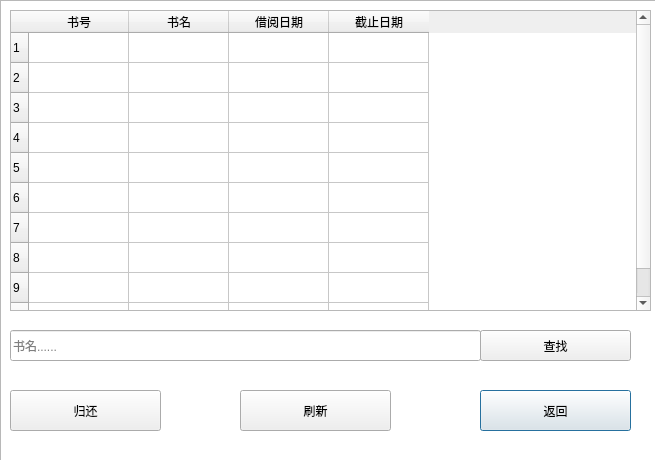
<?xml version="1.0" encoding="UTF-8"?>
<ui version="4.0">
 <class>returnbook</class>
 <widget class="QDialog" name="returnbook">
  <property name="geometry">
   <rect>
    <x>0</x>
    <y>0</y>
    <width>655</width>
    <height>460</height>
   </rect>
  </property>
  <property name="windowTitle">
   <string>Dialog</string>
  </property>
  <widget class="QPushButton" name="backButton_2">
   <property name="geometry">
    <rect>
     <x>480</x>
     <y>390</y>
     <width>151</width>
     <height>41</height>
    </rect>
   </property>
   <property name="text">
    <string>返回</string>
   </property>
  </widget>
  <widget class="QPushButton" name="searchButton">
   <property name="geometry">
    <rect>
     <x>480</x>
     <y>330</y>
     <width>151</width>
     <height>31</height>
    </rect>
   </property>
   <property name="text">
    <string>查找</string>
   </property>
  </widget>
  <widget class="QTableWidget" name="tableWidget">
   <property name="geometry">
    <rect>
     <x>10</x>
     <y>10</y>
     <width>641</width>
     <height>301</height>
    </rect>
   </property>
   <row>
    <property name="text">
     <string>1</string>
    </property>
   </row>
   <row>
    <property name="text">
     <string>2</string>
    </property>
   </row>
   <row>
    <property name="text">
     <string>3</string>
    </property>
   </row>
   <row>
    <property name="text">
     <string>4</string>
    </property>
   </row>
   <row>
    <property name="text">
     <string>5</string>
    </property>
   </row>
   <row>
    <property name="text">
     <string>6</string>
    </property>
   </row>
   <row>
    <property name="text">
     <string>7</string>
    </property>
   </row>
   <row>
    <property name="text">
     <string>8</string>
    </property>
   </row>
   <row>
    <property name="text">
     <string>9</string>
    </property>
   </row>
   <row>
    <property name="text">
     <string>10</string>
    </property>
   </row>
   <column>
    <property name="text">
     <string>书号</string>
    </property>
   </column>
   <column>
    <property name="text">
     <string>书名</string>
    </property>
   </column>
   <column>
    <property name="text">
     <string>借阅日期</string>
    </property>
   </column>
   <column>
    <property name="text">
     <string>截止日期</string>
    </property>
   </column>
  </widget>
  <widget class="QPushButton" name="returnButton">
   <property name="geometry">
    <rect>
     <x>10</x>
     <y>390</y>
     <width>151</width>
     <height>41</height>
    </rect>
   </property>
   <property name="text">
    <string>归还</string>
   </property>
  </widget>
  <widget class="QPushButton" name="refreshButton">
   <property name="geometry">
    <rect>
     <x>240</x>
     <y>390</y>
     <width>151</width>
     <height>41</height>
    </rect>
   </property>
   <property name="text">
    <string>刷新</string>
   </property>
  </widget>
  <widget class="QLineEdit" name="bookname">
   <property name="geometry">
    <rect>
     <x>10</x>
     <y>330</y>
     <width>471</width>
     <height>31</height>
    </rect>
   </property>
   <property name="placeholderText">
    <string>书名......</string>
   </property>
  </widget>
  <widget class="QGraphicsView" name="graphicsView">
   <property name="geometry">
    <rect>
     <x>0</x>
     <y>0</y>
     <width>661</width>
     <height>461</height>
    </rect>
   </property>
   <property name="minimumSize">
    <size>
     <width>661</width>
     <height>461</height>
    </size>
   </property>
   <property name="styleSheet">
    <string notr="true">background-image: url(:/new/prefix1/background.png);</string>
   </property>
  </widget>
  <zorder>graphicsView</zorder>
  <zorder>backButton_2</zorder>
  <zorder>searchButton</zorder>
  <zorder>tableWidget</zorder>
  <zorder>returnButton</zorder>
  <zorder>refreshButton</zorder>
  <zorder>bookname</zorder>
 </widget>
 <resources/>
 <connections/>
</ui>
